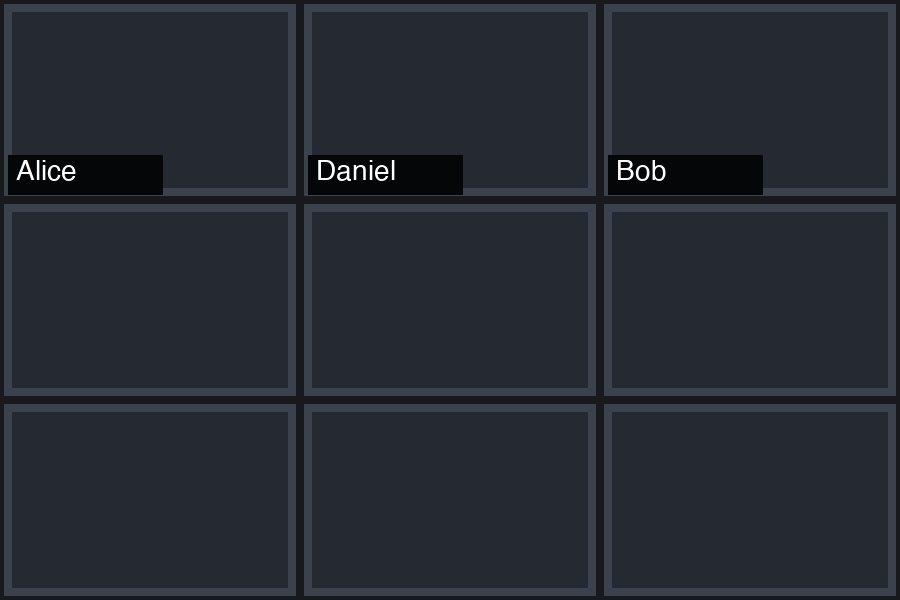
#> input picture datasets/visual-meetings/frame_00000000.jpg, 900 x 600 px; its folder holds only this picture in this run
$ python -i signatures.py   (imports and definitions only)
#> lines starting #> are read from the running program, lines starting #| are printed output that depends on the picture
from __future__ import annotations

from dataclasses import dataclass
from pathlib import Path


@dataclass(frozen=True)
class TileSignature:
    dhash: int
    border_color_histogram: tuple[float, ...]
    border_highlight_score: float = 0.0


@dataclass(frozen=True)
class FrameSignature:
    global_dhash: int
    grid_hashes: tuple[int, ...]
    shared_roi_hash: int
    participant_tiles: tuple[TileSignature, ...] | None = None
    color_histogram: tuple[float, ...] = ()


def dhash(image, *, size: int = 8) -> int:
    from PIL import Image

    resample = getattr(Image, "Resampling", Image).BILINEAR
    gray = image.convert("L").resize((size + 1, size), resample)
    getter = getattr(gray, "get_flattened_data", gray.getdata)
    pixels = list(getter())
    value = 0
    for row in range(size):
        for column in range(size):
            left = pixels[row * (size + 1) + column]
            right = pixels[row * (size + 1) + column + 1]
            value = (value << 1) | int(left > right)
    return value


def calculate_signature(
    image_path: Path, *, participant_rows: int = 3, participant_columns: int = 3,
) -> FrameSignature:
    """Synchronous non-lazy signature calculation for backward compatibility."""
#> called with participant_rows = 3, participant_columns = 3
    from PIL import Image

    with Image.open(image_path) as source:
#> source is the input picture: PIL image 900x600 RGB; mean R, G, B 38.2, 42.2, 51
        image = source.convert("RGB")
        width, height = image.size
#> width = 900; height = 600
        grid = []
        for row in range(2):
            for column in range(2):
                box = (
                    column * width // 2,
                    row * height // 2,
                    (column + 1) * width // 2,
                    (row + 1) * height // 2,
                )
                grid.append(dhash(image.crop(box)))
#> after the loop, grid = [9404222487224877698, 1157442902985019408, 9404081731461612162, 1157442765409226768]
        shared_box = (
            width // 20,
            height // 20,
            width * 19 // 20,
            height * 17 // 20,
        )
#> shared_box = (45, 30, 855, 510)
        participant_tiles = []
        if participant_rows > 0 and participant_columns > 0:
            for row in range(participant_rows):
                for column in range(participant_columns):
                    box = (
                        column * width // participant_columns,
                        row * height // participant_rows,
                        (column + 1) * width // participant_columns,
                        (row + 1) * height // participant_rows,
                    )
                    tile = image.crop(box)
                    participant_tiles.append(TileSignature(
                        dhash=dhash(tile),
                        border_color_histogram=_border_color_histogram(tile),
                        border_highlight_score=_border_highlight_score(tile),
                    ))
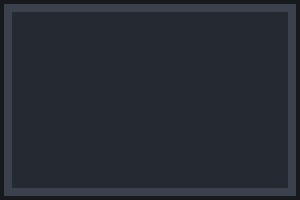
#> tile: PIL image 300x200 RGB; mean R, G, B 38.9, 43, 52.1
#> after the loop, participant_tiles = 9 items
        return FrameSignature(
            global_dhash=dhash(image),
            grid_hashes=tuple(grid),
            shared_roi_hash=dhash(image.crop(shared_box)),
            participant_tiles=tuple(participant_tiles) if participant_tiles else None,
            color_histogram=(),
        )


# [88 lines left out: function get_or_calculate_signature, not called in this run]


def hamming_distance(left: int, right: int) -> int:
    return (left ^ right).bit_count()


def color_distance(left: tuple[float, ...], right: tuple[float, ...]) -> float:
    return sum(abs(a - b) for a, b in zip(left, right)) / 2.0


def grid_distance(left: FrameSignature, right: FrameSignature) -> int:
    return max(hamming_distance(a, b) for a, b in zip(left.grid_hashes, right.grid_hashes))


# [15 lines left out: function participant_tile_changed, not called in this run]


def _border_color_histogram(tile) -> tuple[float, ...]:
    width, height = tile.size
    thickness = max(1, min(width, height) // 16)
    strips = (
        tile.crop((0, 0, width, thickness)),
        tile.crop((0, max(0, height - thickness), width, height)),
        tile.crop((0, thickness, thickness, max(thickness, height - thickness))),
        tile.crop((max(0, width - thickness), thickness, width, max(thickness, height - thickness))),
    )
    histogram = [0] * 768
    for strip in strips:
        for index, value in enumerate(strip.histogram()):
            histogram[index] += value
    quantized = [
        sum(histogram[channel * 256 + start:channel * 256 + start + 16])
        for channel in range(3)
        for start in range(0, 256, 16)
    ]
    total = float(sum(quantized) or 1)
    return tuple(round(value / total, 6) for value in quantized)


def _border_highlight_score(tile) -> float:
    """Estimate how colorful a tile border is without assuming platform colors."""
    width, height = tile.size
    thickness = max(1, min(width, height) // 16)
    strips = (
        tile.crop((0, 0, width, thickness)),
        tile.crop((0, max(0, height - thickness), width, height)),
        tile.crop((0, thickness, thickness, max(thickness, height - thickness))),
        tile.crop((max(0, width - thickness), thickness, width, max(thickness, height - thickness))),
    )
    colorfulness = total = 0.0
    for strip in strips:
        getter = getattr(strip, "get_flattened_data", strip.getdata)
        for red, green, blue in getter():
            colorfulness += max(red, green, blue) - min(red, green, blue)
            total += 255.0
    return round(colorfulness / (total or 1.0), 6)

>>> result = calculate_signature('../../../datasets/visual-meetings/frame_00000000.jpg')

$ run again, on datasets/visual-meetings/frame_00000002.jpg
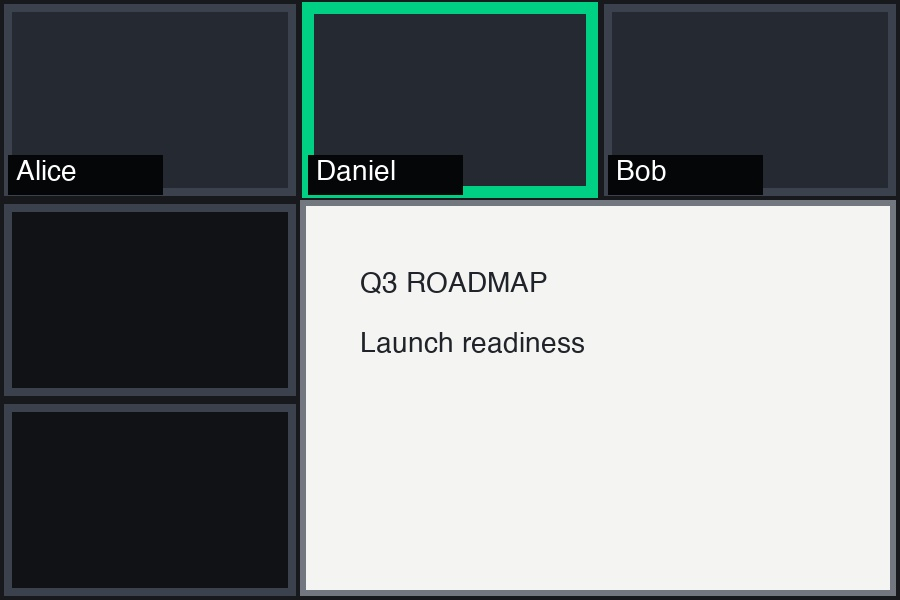
#> input picture datasets/visual-meetings/frame_00000002.jpg, 900 x 600 px
#> in calculate_signature, source is the input picture: PIL image 900x600 RGB; mean R, G, B 119.5, 124.9, 126.6
#> after the loop in calculate_signature, `for row in range(2):`: grid = [9404222470044614785, 3472328296366670081, 9331881192288452736, 9331741006711816449]
#> after the loop in calculate_signature, `for row in range(participant_rows):`:
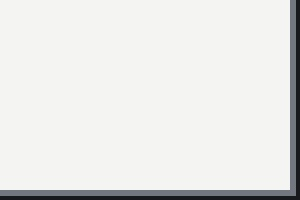
#> tile: PIL image 300x200 RGB; mean R, G, B 230.4, 230.7, 229.4
#> after the loop in calculate_signature, `for row in range(participant_rows):`: participant_tiles = 9 items
